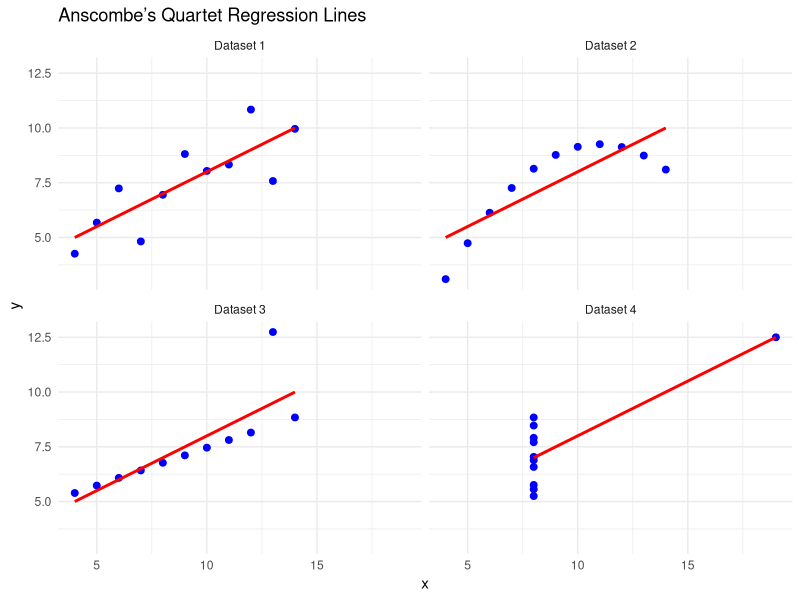

Recreate this plot in R.
# Anscombe Quartet Regression Analysis in R
# -----------------------------------------
# This script performs linear regression on all four Anscombe datasets
# and displays the regression coefficients and R-squared values.
# It also plots scatterplots with regression lines.

library(ggplot2)
library(dplyr)
library(broom)
library(purrr)
library(tidyr)
# Load Anscombe dataset

data("anscombe")  # Built-in dataset in R

# Anscombe dataset structured for regression analysis
create_dataset <- function(n) {
  data.frame(x = anscombe[[paste0("x", n)]], y = anscombe[[paste0("y", n)]])
}

datasets <- map(1:4, create_dataset) %>% 
  set_names(paste0("dataset", 1:4))

# Regression Analysis function
perform_regression <- function(df, name) {
  fit <- lm(y ~ x, data = df)
  
  glance_stats <- glance(fit)  # Model summary statistics
  tidy_coefs <- tidy(fit)      # coefficients
  
  # Extract p-value for the slope from summary(fit)$coefficients
  slope_p_value <- summary(fit)$coefficients["x", "Pr(>|t|)"]
  
  # Extract slope estimate
  slope_estimate <- tidy_coefs$estimate[tidy_coefs$term == "x"]
  
  # Extract R-squared and adjusted R-squared
  r_squared <- glance_stats$r.squared
  adj_r_squared <- glance_stats$adj.r.squared
  
  # Combine results
  data.frame(
    Dataset = name,
    Intercept = tidy_coefs$estimate[tidy_coefs$term == "(Intercept)"],
    Slope = slope_estimate,
    R_squared = r_squared,
    Adj_R_squared = adj_r_squared,
    P_value = slope_p_value,
    stringsAsFactors = FALSE)
}


# Measure execution time
start_time <- Sys.time()

results <- imap_dfr(datasets, perform_regression)

end_time <- Sys.time()
elapsed_time <- end_time - start_time

# Regression results and time execution
cat("Linear Regression Results for Anscombe Quartet:\n")
cat("Columns: Dataset = dataset name, Intercept = regression intercept, Slope = regression slope, R_squared = R-squared value, Adj_R_squared = adjusted R-squared, P_value = p-value for slope significance\n")
print(results, digits = 4)
cat("\nExecution time:", round(elapsed_time, 4), "seconds\n")


# Reshape Anscombe dataset for ggplot, joining x and y by dataset number
anscombe_long <- anscombe %>%
  pivot_longer(cols = everything(),
               names_to = c('.value', 'set'),
               names_pattern = '([xy])(\\d)') %>%
  mutate(dataset = paste0('Dataset ', set))

ggplot(anscombe_long, aes(x = x, y = y)) +
  geom_point(color = "blue", size = 2) +
  geom_smooth(method = "lm", se = FALSE, color = "red") +
  facet_wrap(~ dataset) +
  labs(title = "Anscombe’s Quartet Regression Lines") +
  theme_minimal()
